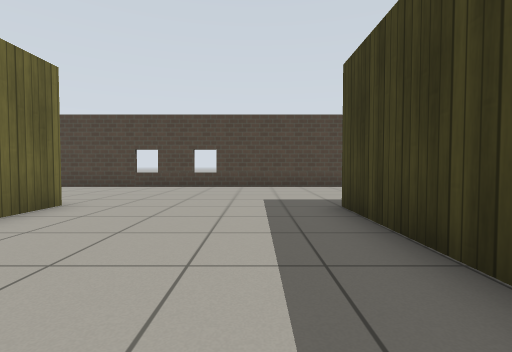
[1] (above)

16 first-person views from a walk through a Gazebo world. The camera is 0.72 m above the floor, tilts 2° down and sees 85° across. The floor is counted in squares, 1 m on a side. Each view is taken from the middle of a square. On the plan, view 1 faces up. The plan holds only what a view shows up to about 10 squares ahead; the rest is blank. Gazebo's built-in surfaces are drawn with simple patterns.

[2]
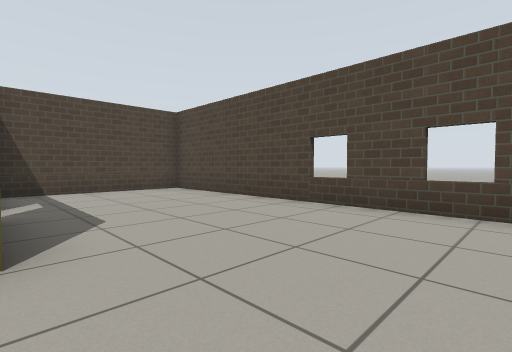

[3]
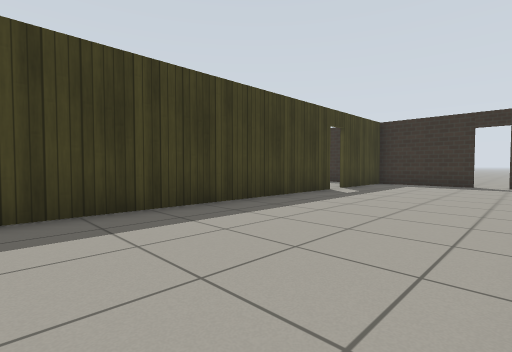

[4]
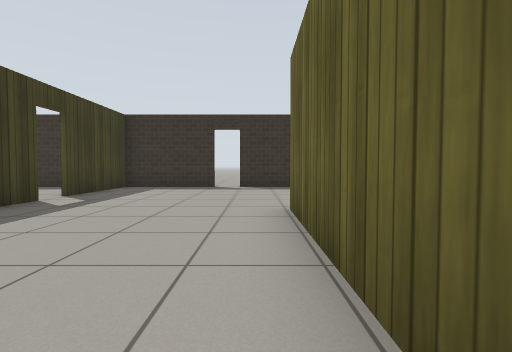

[5]
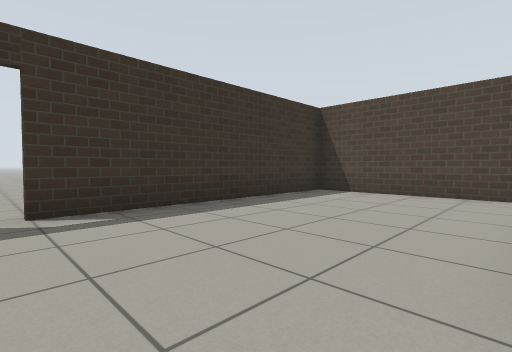

[6]
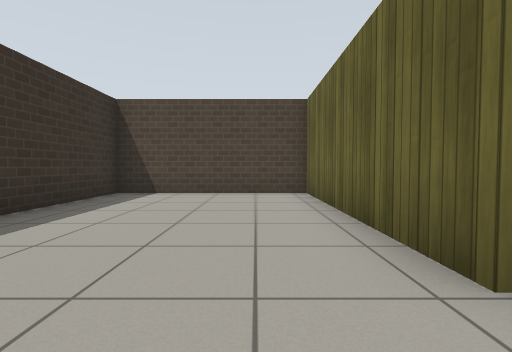

[7]
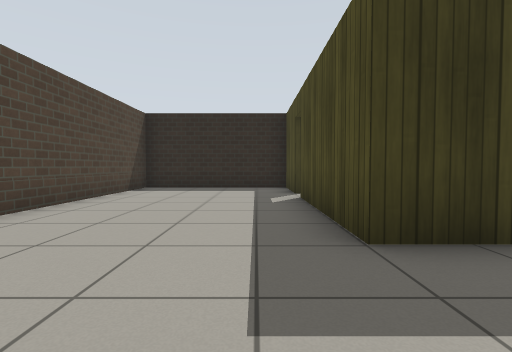

[8]
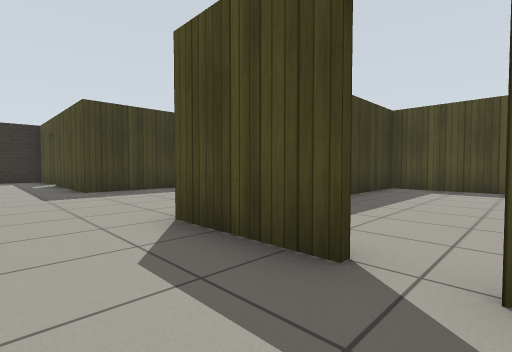

[9]
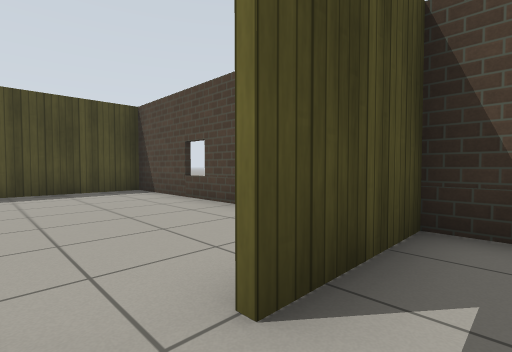

[10]
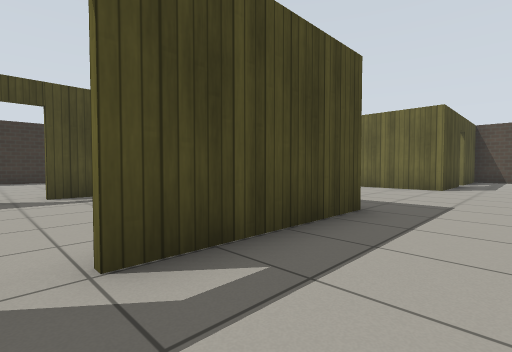

[11]
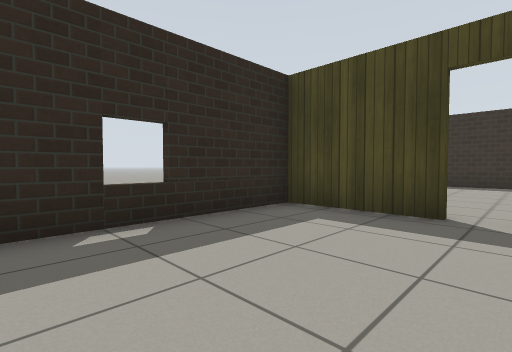

[12]
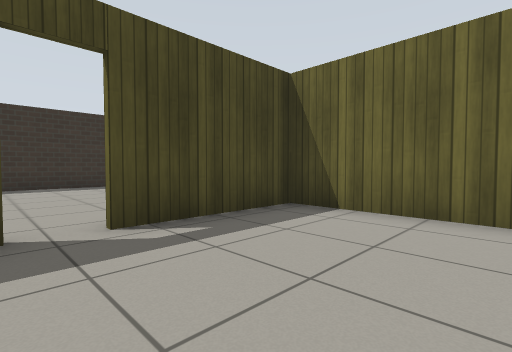

[13]
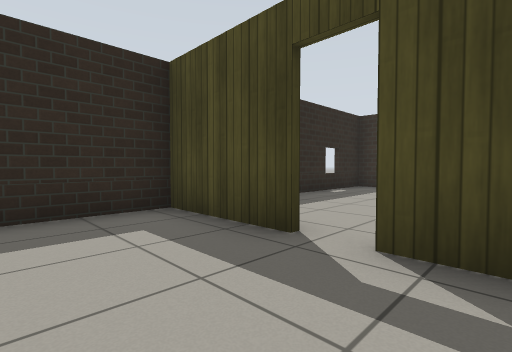

[14]
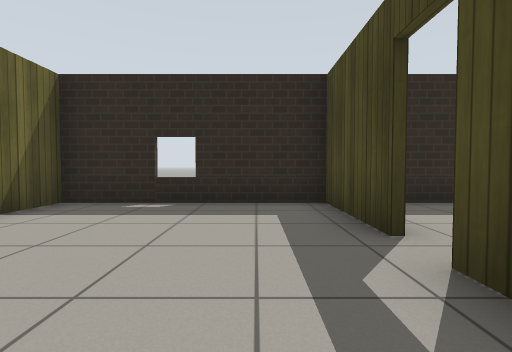

[15]
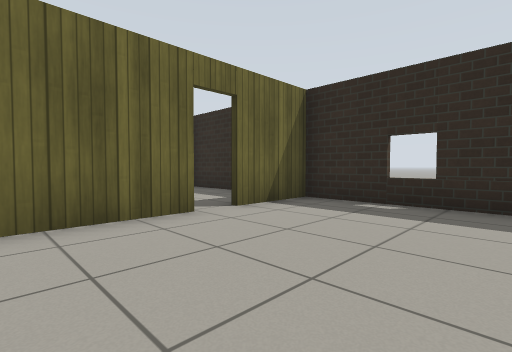

[16]
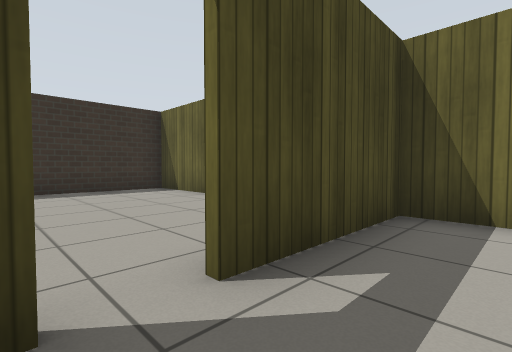

### Floor plan
Points are (right, up) in squares from view 1. A wall is a line through its corners. A room is listed if a view was taken in it or the views show most of it. See-through windows are left out.
Room 1 (views 1, 2, 3, 4, 5, 6, 7, 8, 9, 10)
walls: (-6, 5.1) (-3.6, 5.1) (-3.6, -2.6) (-9.5, -2.6) (-9.5, -7.7) (-2.4, -7.7); (1.5, -3.9) (1.5, 5.1) (5.5, 5.1); (6.2, 5.1) (7, 5.1); (-1.6, -7.7) (2.1, -7.7); (1.5, -7.7) (1.5, -4.6); (8.5, 5) (8.5, 9.7) (-9.5, 9.7) (-9.5, 5.1) (-6.9, 5.1)
ways out: open door at (6, 5) to room 2; open door at (2, -4.5) to room 3; open door at (-6.5, 5); open door at (-2, -8)
Room 2 (views 11, 12, 13, 14, 15, 16)
walls: (5.5, 4.8) (3.1, 4.8); (1.7, 2.9) (1.7, -0.4) (5, -0.4); (5.8, -0.4) (8.5, -0.4); (8.5, 4.8) (6.2, 4.8); (8.5, -0.5) (8.5, 5)
ways out: open door at (6, 5) to room 1; open door at (5.5, -0.5) to room 3
Room 3 (no view inside)
walls: (1.7, -5.2) (1.7, -7.7); (2.1, -7.7) (8.5, -7.7) (8.5, -0.5)
ways out: open door at (2, -4.5) to room 1; open door at (5.5, -0.5) to room 2

Where each view was taken, in squares from view 1:
view 1: 0 up, 0 right, facing up
view 2: 5 up, 1 left, facing up-left
view 3: 4 up, 3 left, facing down-right
view 4: 2 up, 3 left, facing down
view 5: 3 down, 2 left, facing down-left
view 6: 4 down, 2 left, facing left
view 7: 6 up, 1 left, facing right
view 8: 7 up, 7 left, facing down-right
view 9: 6 up, 6 left, facing down-left
view 10: 7 up, 6 right, facing down-left
view 11: 4 up, 5 right, facing down-right
view 12: 3 up, 6 right, facing down-left
view 13: 2 up, 4 right, facing down-right
view 14: 1 up, 3 right, facing right
view 15: 1 up, 3 right, facing up-right
view 16: 1 up, 6 right, facing down-left
